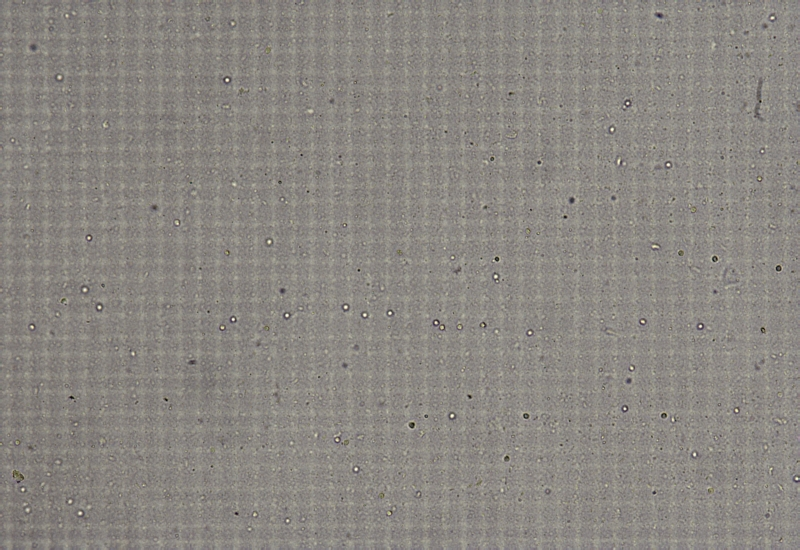
#> input picture refer/light_cell/test2.jpg, 800 x 550 px, found by its file name
$ python test.py   (older library calls are emulated)
#> lines starting #> are read from the running program, lines starting #| are printed output that depends on the picture; after the words box and inside, x2 and y2 are one past the last pixel; in counts of white or black regions, pixels touching at a corner belong together
import cv2
import numpy as np
from matplotlib import pyplot as plt
import os

def detect_contours_by_gradient(image_path, threshold=50, blur_kernel=(5, 5), morph_kernel=(3, 3)):
    """
    基于像素梯度变化的轮廓检测方法

    Args:
        image_path (str): 图像文件路径
        threshold (int): 梯度阈值，用于二值化梯度图像
        blur_kernel (tuple): 高斯模糊核大小
        morph_kernel (tuple): 形态学操作核大小

    Returns:
        tuple: 原始图像、梯度幅值图像、轮廓图像、所有轮廓列表
    """
    # 读取图像
    image = cv2.imread(image_path)
    if image is None:
        print(f"无法读取图像: {image_path}")
        return None

    # 转换为灰度图像
    gray = cv2.cvtColor(image, cv2.COLOR_BGR2GRAY)

    # 高斯模糊减少噪声
    blurred = cv2.GaussianBlur(gray, blur_kernel, 0)

    # 计算梯度 (使用Sobel算子)
    grad_x = cv2.Sobel(blurred, cv2.CV_64F, 1, 0, ksize=3)
    grad_y = cv2.Sobel(blurred, cv2.CV_64F, 0, 1, ksize=3)

    # 计算梯度幅值
    gradient_magnitude = np.sqrt(grad_x**2 + grad_y**2)

    # 转换为8位图像
    gradient_magnitude = np.uint8(gradient_magnitude)

    # 应用阈值获取二值图像
    _, binary = cv2.threshold(gradient_magnitude, threshold, 255, cv2.THRESH_BINARY)

    # 形态学操作优化二值图像
    kernel = cv2.getStructuringElement(cv2.MORPH_ELLIPSE, morph_kernel)
    binary = cv2.morphologyEx(binary, cv2.MORPH_CLOSE, kernel)
    binary = cv2.morphologyEx(binary, cv2.MORPH_OPEN, kernel)

    # 查找轮廓
    contours, _ = cv2.findContours(binary, cv2.RETR_EXTERNAL, cv2.CHAIN_APPROX_SIMPLE)

    # 在原始图像上绘制所有轮廓
    contour_image = image.copy()
    cv2.drawContours(contour_image, contours, -1, (0, 255, 0), 2)  # 绿色表示所有检测到的轮廓

    return image, gradient_magnitude, contour_image, contours

def calculate_circularity(contour):
    """
    计算轮廓的圆形度

    圆形度 = 4π * 面积 / 周长²
    完美圆形的圆形度为1，其他形状的圆形度小于1

    Args:
        contour: 轮廓点集

    Returns:
        float: 圆形度值 (0-1之间)
    """
    area = cv2.contourArea(contour)
    if area == 0:
        return 0

    perimeter = cv2.arcLength(contour, True)
    if perimeter == 0:
        return 0

    circularity = 4 * np.pi * area / (perimeter * perimeter)
    return circularity

def draw_contours_with_alpha(image, contours, color, thickness=2, alpha=0.15):
    """
    在图像上绘制指定透明度的轮廓

    Args:
        image: 输入图像
        contours: 轮廓列表
        color: 颜色 (B, G, R)
        thickness: 线条粗细
        alpha: 轮廓透明度 (0-1, 0为完全透明, 1为完全不透明)

    Returns:
        绘制了指定透明度轮廓的图像
    """
    # 创建一个与原图像相同大小的覆盖层
    overlay = image.copy()

    # 在覆盖层上绘制轮廓（使用纯色）
    cv2.drawContours(overlay, contours, -1, color, thickness)

    # 创建掩码来标识轮廓区域
    mask = np.zeros(image.shape[:2], dtype=np.uint8)
    cv2.drawContours(mask, contours, -1, 255, thickness)

    # 只对轮廓区域应用透明度混合
    for c in range(3):  # 对每个颜色通道处理
        image[:, :, c] = np.where(mask == 255,
                                  (1 - alpha) * image[:, :, c] + alpha * overlay[:, :, c],
                                  image[:, :, c])

    return image

def detect_contours_by_gradient_colored_filtering(image_path, threshold=50, blur_kernel=(5, 5),
                                                morph_kernel=(3, 3), top_percent=20, circularity_threshold=0.7,
                                                contour_alpha=0.15):
    """
    基于像素梯度变化的轮廓检测方法，使用不同颜色和透明度表示不同筛选阶段的轮廓

    颜色说明:
    - 绿色: 所有检测到的轮廓
    - 蓝色: 面积排名前top_percent%的轮廓
    - 红色: 面积排名前top_percent%且圆形度>=circularity_threshold的轮廓

    Args:
        image_path (str): 图像文件路径
        threshold (int): 梯度阈值，用于二值化梯度图像
        blur_kernel (tuple): 高斯模糊核大小
        morph_kernel (tuple): 形态学操作核大小
        top_percent (float): 保留的最大轮廓面积百分比 (例如20表示保留最大的20%)
        circularity_threshold (float): 圆形度阈值 (0-1之间，越接近1越像圆形)
        contour_alpha (float): 轮廓透明度 (0-1之间)

    Returns:
        tuple: 原始图像、梯度幅值图像、轮廓图像、筛选信息
    """
    # 读取图像
    image = cv2.imread(image_path)
    if image is None:
        print(f"无法读取图像: {image_path}")
        return None

    # 转换为灰度图像
    gray = cv2.cvtColor(image, cv2.COLOR_BGR2GRAY)

    # 高斯模糊减少噪声
    blurred = cv2.GaussianBlur(gray, blur_kernel, 0)

    # 计算梯度 (使用Sobel算子)
    grad_x = cv2.Sobel(blurred, cv2.CV_64F, 1, 0, ksize=3)
    grad_y = cv2.Sobel(blurred, cv2.CV_64F, 0, 1, ksize=3)

    # 计算梯度幅值
    gradient_magnitude = np.sqrt(grad_x**2 + grad_y**2)

    # 转换为8位图像
    gradient_magnitude = np.uint8(gradient_magnitude)

    # 应用阈值获取二值图像
    _, binary = cv2.threshold(gradient_magnitude, threshold, 255, cv2.THRESH_BINARY)

    # 形态学操作优化二值图像
    kernel = cv2.getStructuringElement(cv2.MORPH_ELLIPSE, morph_kernel)
    binary = cv2.morphologyEx(binary, cv2.MORPH_CLOSE, kernel)
    binary = cv2.morphologyEx(binary, cv2.MORPH_OPEN, kernel)

    # 查找轮廓
    contours, _ = cv2.findContours(binary, cv2.RETR_EXTERNAL, cv2.CHAIN_APPROX_SIMPLE)

    # 计算每个轮廓的面积和圆形度
    areas = [cv2.contourArea(cnt) for cnt in contours]
    circularities = [calculate_circularity(cnt) for cnt in contours]

    # 创建结果图像
    contour_image = image.copy()

    if len(areas) > 0:
        # 1. 绘制所有检测到的轮廓 (绿色) - 使用指定透明度
        draw_contours_with_alpha(contour_image, contours, (0, 255, 0), 2, contour_alpha)

        # 2. 计算要保留的轮廓数量
        num_to_keep = max(1, int(len(contours) * top_percent / 100))

        # 3. 根据面积大小对轮廓进行排序
        contour_area_circularity_triplets = list(zip(contours, areas, circularities))
        contour_area_circularity_triplets.sort(key=lambda x: x[1], reverse=True)  # 按面积降序排列

        # 4. 取前top_percent%的轮廓 (蓝色) - 使用指定透明度
        top_contours = contour_area_circularity_triplets[:num_to_keep]
        top_contours_only = [triplet[0] for triplet in top_contours]
        draw_contours_with_alpha(contour_image, top_contours_only, (255, 0, 0), 2, contour_alpha)

        # 5. 进一步筛选出圆形度满足要求的轮廓 (红色) - 使用指定透明度
        circular_contours = [triplet[0] for triplet in top_contours if triplet[2] >= circularity_threshold]
        draw_contours_with_alpha(contour_image, circular_contours, (0, 0, 255), 2, contour_alpha)

        # 输出统计信息
        print(f"原始轮廓数量: {len(contours)}")
        print(f"保留最大面积的 {top_percent}% 轮廓: {num_to_keep}个")
        print(f"其中圆形度 >= {circularity_threshold} 的轮廓数量: {len(circular_contours)}")
        print(f"平均圆形度: {np.mean(circularities):.3f}")

        # 准备返回的筛选信息
        filter_info = {
            'total_contours': len(contours),
            'top_percent': top_percent,
            'num_top_contours': num_to_keep,
            'circularity_threshold': circularity_threshold,
            'num_circular_contours': len(circular_contours),
            'mean_circularity': np.mean(circularities),
            'areas': areas,
            'circularities': circularities
        }
    else:
        print("未检测到轮廓")
        filter_info = {
            'total_contours': 0,
            'top_percent': top_percent,
            'num_top_contours': 0,
            'circularity_threshold': circularity_threshold,
            'num_circular_contours': 0,
            'mean_circularity': 0,
            'areas': [],
            'circularities': []
        }

    # 在图像上标注筛选条件信息
    if len(areas) > 0:
        info_text1 = f"Total: {len(contours)} (Green) | Top {top_percent}%: {num_to_keep} (Blue) | Circular: {len(circular_contours)} (Red)"
        cv2.putText(contour_image, info_text1, (10, 30),
                   cv2.FONT_HERSHEY_SIMPLEX, 0.6, (255, 255, 255), 2)

        info_text2 = f"Circularity threshold: {circularity_threshold} | Contour Alpha: {contour_alpha}"
        cv2.putText(contour_image, info_text2, (10, 60),
                   cv2.FONT_HERSHEY_SIMPLEX, 0.6, (255, 255, 255), 2)

    return image, gradient_magnitude, contour_image, filter_info

def create_comparison_figure(image_path):
    """创建基础方法与彩色筛选方法的对比图"""
    # 基础方法结果
    orig1, grad1, basic_result, _ = detect_contours_by_gradient(image_path)

    # 彩色筛选方法结果
    orig2, grad2, colored_result, _ = detect_contours_by_gradient_colored_filtering(
        image_path, top_percent=20, circularity_threshold=0.5, contour_alpha=0.2)

    # 创建对比图
    fig, axes = plt.subplots(2, 2, figsize=(15, 10))

    # 第一行：基础方法
    axes[0, 0].imshow(cv2.cvtColor(orig1, cv2.COLOR_BGR2RGB))
    axes[0, 0].set_title('Original Image')
    axes[0, 0].axis('off')

    axes[0, 1].imshow(cv2.cvtColor(basic_result, cv2.COLOR_BGR2RGB))
    axes[0, 1].set_title('Basic Gradient Detection (All Contours in Green)')
    axes[0, 1].axis('off')

    # 第二行：彩色筛选方法
    axes[1, 0].imshow(grad2, cmap='gray')
    axes[1, 0].set_title('Gradient Magnitude')
    axes[1, 0].axis('off')

    axes[1, 1].imshow(cv2.cvtColor(colored_result, cv2.COLOR_BGR2RGB))
    axes[1, 1].set_title('Colored Filtering (Green: All, Blue: Top Area, Red: Circular)')
    axes[1, 1].axis('off')

    plt.tight_layout()
    plt.savefig('comparison_basic_vs_colored.png', dpi=300, bbox_inches='tight')
    plt.show()

def parameter_sensitivity_analysis(image_path):
    """不同参数设置的效果对比"""
    # 不同参数组合
    param_sets = [
        {"top_percent": 10, "circularity_threshold": 0.3, "contour_alpha": 0.1},
        {"top_percent": 20, "circularity_threshold": 0.5, "contour_alpha": 0.2},
        {"top_percent": 30, "circularity_threshold": 0.7, "contour_alpha": 0.3}
    ]

    fig, axes = plt.subplots(1, 4, figsize=(20, 5))

    # 原图
    orig = cv2.imread(image_path)
    axes[0].imshow(cv2.cvtColor(orig, cv2.COLOR_BGR2RGB))
    axes[0].set_title('Original Image')
    axes[0].axis('off')

    # 不同参数的结果
    for i, params in enumerate(param_sets):
        _, _, result, filter_info = detect_contours_by_gradient_colored_filtering(
            image_path, **params)

        axes[i+1].imshow(cv2.cvtColor(result, cv2.COLOR_BGR2RGB))
        axes[i+1].set_title(f'Top{params["top_percent"]}% Circ>{params["circularity_threshold"]}')
        axes[i+1].axis('off')

        # 添加统计信息
        text = f"Total:{filter_info['total_contours']}\nCircular:{filter_info['num_circular_contours']}"
        axes[i+1].text(0.02, 0.98, text, transform=axes[i+1].transAxes,
                      verticalalignment='top', bbox=dict(boxstyle='round', facecolor='white', alpha=0.8))

    plt.tight_layout()
    plt.savefig('parameter_sensitivity.png', dpi=300, bbox_inches='tight')
    plt.show()

def alpha_effect_comparison(image_path):
    """透明度效果展示"""
    alpha_values = [0.05, 0.15, 0.3, 0.5]

    fig, axes = plt.subplots(1, 5, figsize=(25, 5))

    # 原图
    orig = cv2.imread(image_path)
    axes[0].imshow(cv2.cvtColor(orig, cv2.COLOR_BGR2RGB))
    axes[0].set_title('Original Image')
    axes[0].axis('off')

    # 不同透明度效果
    for i, alpha in enumerate(alpha_values):
        _, _, result, _ = detect_contours_by_gradient_colored_filtering(
            image_path, top_percent=20, circularity_threshold=0.5, contour_alpha=alpha)

        axes[i+1].imshow(cv2.cvtColor(result, cv2.COLOR_BGR2RGB))
        axes[i+1].set_title(f'Contour Alpha = {alpha}')
        axes[i+1].axis('off')

    plt.tight_layout()
    plt.savefig('alpha_effect_comparison.png', dpi=300, bbox_inches='tight')
    plt.show()

def run_complete_analysis(image_path):
    """运行完整的分析流程"""
    print("开始生成对比效果图...")

    # 确保输出目录存在
    if not os.path.exists(os.path.dirname(image_path) if os.path.dirname(image_path) else '.'):
        os.makedirs(os.path.dirname(image_path) if os.path.dirname(image_path) else '.')

    # 生成各种对比图
    print("1. 生成基础方法与彩色筛选方法对比图...")
    create_comparison_figure(image_path)
#> in detect_contours_by_gradient, image is the input picture: shape (550, 800, 3); mean B, G, R 129.4, 134.8, 138.8
#> in detect_contours_by_gradient, `binary = cv2.morphologyEx(binary, cv2.MORPH_OPEN, kernel)`:
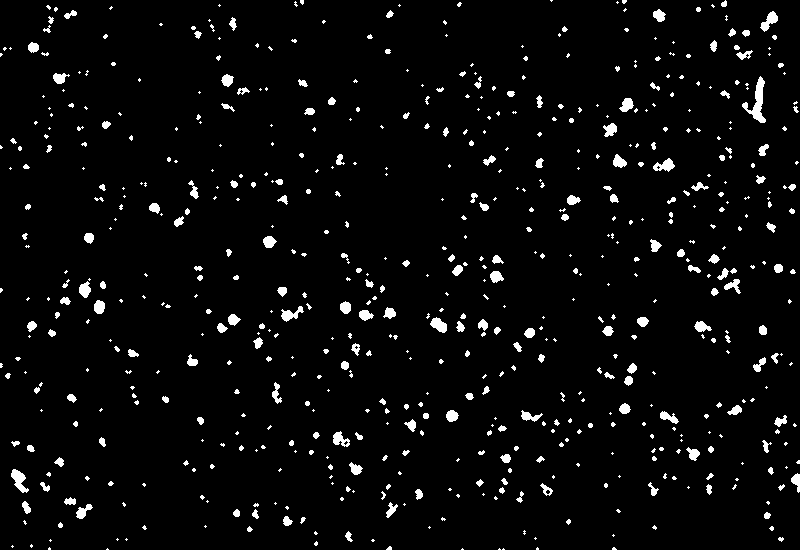
#> binary: shape (550, 800); 3.9% white; 644 white regions (406 under 20 px)
#> in detect_contours_by_gradient, `contours, _ = cv2.findContours(binary, cv2.RETR_EXTERNAL, cv2.CHAIN_AP..`: contours = 644 contours, 487 with area under 20; largest, box (x1, y1, x2, y2) and area: (742, 76, 766, 123) 348, (11, 469, 29, 493) 186, (760, 11, 778, 32) 150, (653, 158, 675, 172) 148, (430, 317, 447, 333) 146
#> in detect_contours_by_gradient, `cv2.drawContours(contour_image, contours, -1, (0, 255, 0), 2)`:
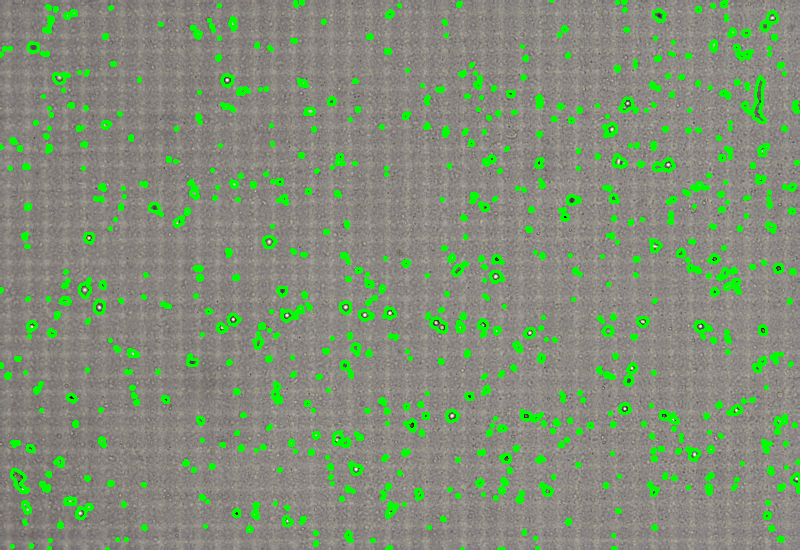
#> contour_image: shape (550, 800, 3); 7.47% of pixels changed, all inside (x1, y1, x2, y2) = (0, 0, 800, 550)
#> in detect_contours_by_gradient_colored_filtering, `areas = [cv2.contourArea(cnt) for cnt in contours]`: areas = 644 values, max 348 at index 562, min 1 at index 0, mean 19.17
#> in detect_contours_by_gradient_colored_filtering, `circularities = [calculate_circularity(cnt) for cnt in contours]`: circularities = 644 values, max 0.943 at index 47, min 0.212 at index 562, mean 0.73
#> after the loop in draw_contours_with_alpha, `for c in range(3):`:
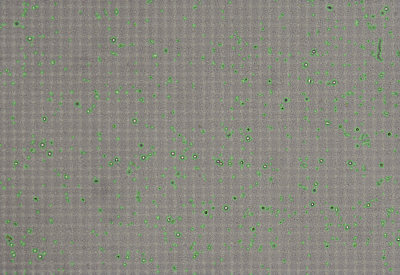
#> image: shape (550, 800, 3) (shown at 1/2 size); mean B, G, R 127.4, 136.6, 136.7
#> in detect_contours_by_gradient_colored_filtering, `num_to_keep = max(1, int(len(contours) * top_percent / 100))`: num_to_keep = 128
#> in detect_contours_by_gradient_colored_filtering, `contour_area_circularity_triplets = list(zip(contours, areas, circular..`: contour_area_circularity_triplets = 644 items
#> in detect_contours_by_gradient_colored_filtering, `top_contours = contour_area_circularity_triplets[:num_to_keep]`: top_contours = 128 items
#> in detect_contours_by_gradient_colored_filtering, `top_contours_only = [triplet[0] for triplet in top_contours]`: top_contours_only = 128 contours; largest, box (x1, y1, x2, y2) and area: (742, 76, 766, 123) 348, (11, 469, 29, 493) 186, (760, 11, 778, 32) 150, (653, 158, 675, 172) 148, (430, 317, 447, 333) 146
#> call 2 of draw_contours_with_alpha, with color = (255, 0, 0), thickness = 2, alpha = 0.2
#> in draw_contours_with_alpha (call 2), `cv2.drawContours(mask, contours, -1, 255, thickness)`:
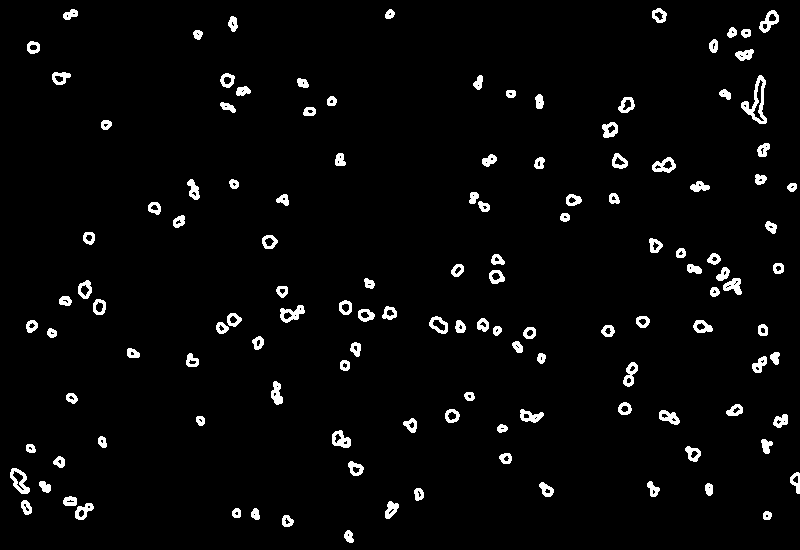
#> mask: shape (550, 800); 3.3% white; 127 white regions
#> in detect_contours_by_gradient_colored_filtering, `circular_contours = [triplet[0] for triplet in top_contours if triplet..`: circular_contours = 92 contours; largest, box (x1, y1, x2, y2) and area: (430, 317, 447, 333) 146, (79, 281, 91, 298) 116, (619, 98, 634, 112) 114, (94, 300, 105, 314) 106, (613, 154, 627, 168) 106
#> call 3 of draw_contours_with_alpha, with color = (0, 0, 255), thickness = 2, alpha = 0.2
#> after the loop in draw_contours_with_alpha (call 3), `for c in range(3):`:
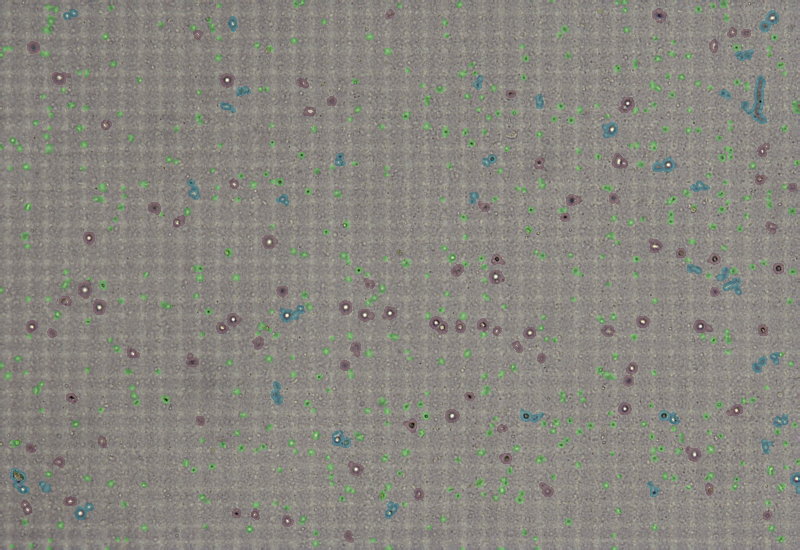
#> image: shape (550, 800, 3); mean B, G, R 127.9, 135, 136.7
#| 原始轮廓数量: 644
#| 保留最大面积的 20% 轮廓: 128个
#| 其中圆形度 >= 0.5 的轮廓数量: 92
#| 平均圆形度: 0.730
#> in create_comparison_figure, `plt.savefig('comparison_basic_vs_colored.png', dpi=300, bbox_inches='t..`:
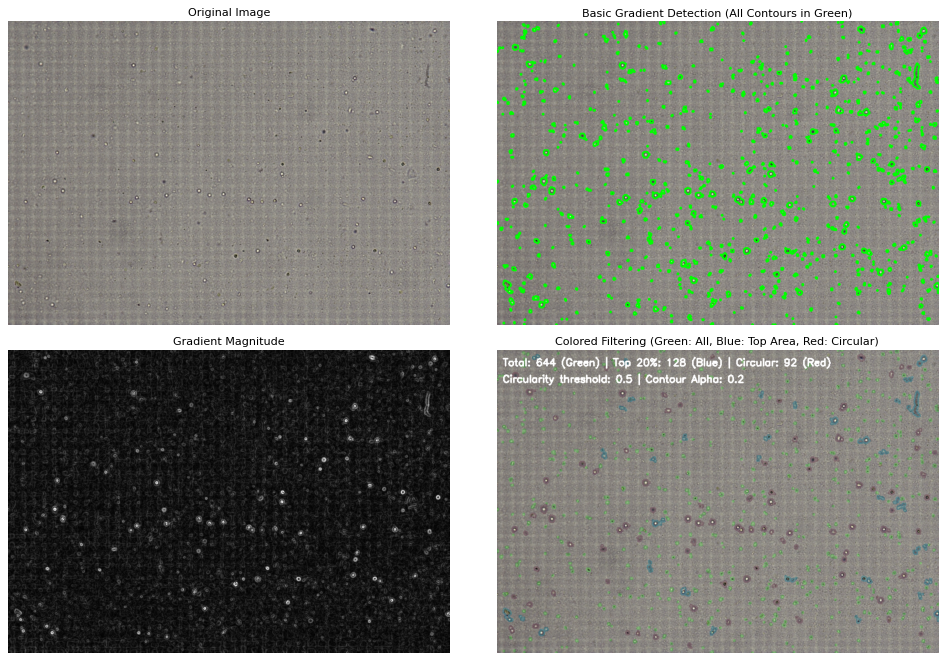
#> figure drawn by matplotlib, 4 panels

    print("2. 生成参数敏感性分析图...")
    parameter_sensitivity_analysis(image_path)
#> in detect_contours_by_gradient_colored_filtering (call 2), `top_contours_only = [triplet[0] for triplet in top_contours]`: top_contours_only = 64 contours; largest, box (x1, y1, x2, y2) and area: (742, 76, 766, 123) 348, (11, 469, 29, 493) 186, (760, 11, 778, 32) 150, (653, 158, 675, 172) 148, (430, 317, 447, 333) 146
#> in draw_contours_with_alpha (call 5), `cv2.drawContours(overlay, contours, -1, color, thickness)`:
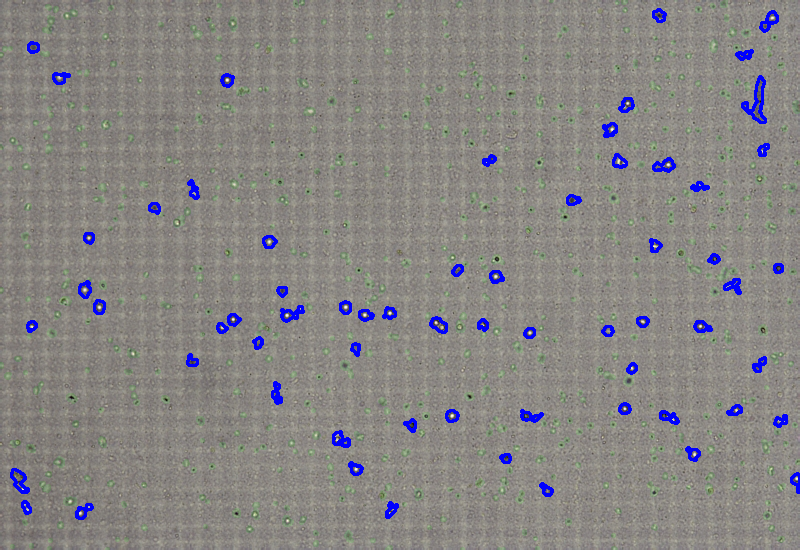
#> overlay: shape (550, 800, 3); mean B, G, R 131.2, 132.7, 135.3
#> (the rest of the program and of its run is left out)
